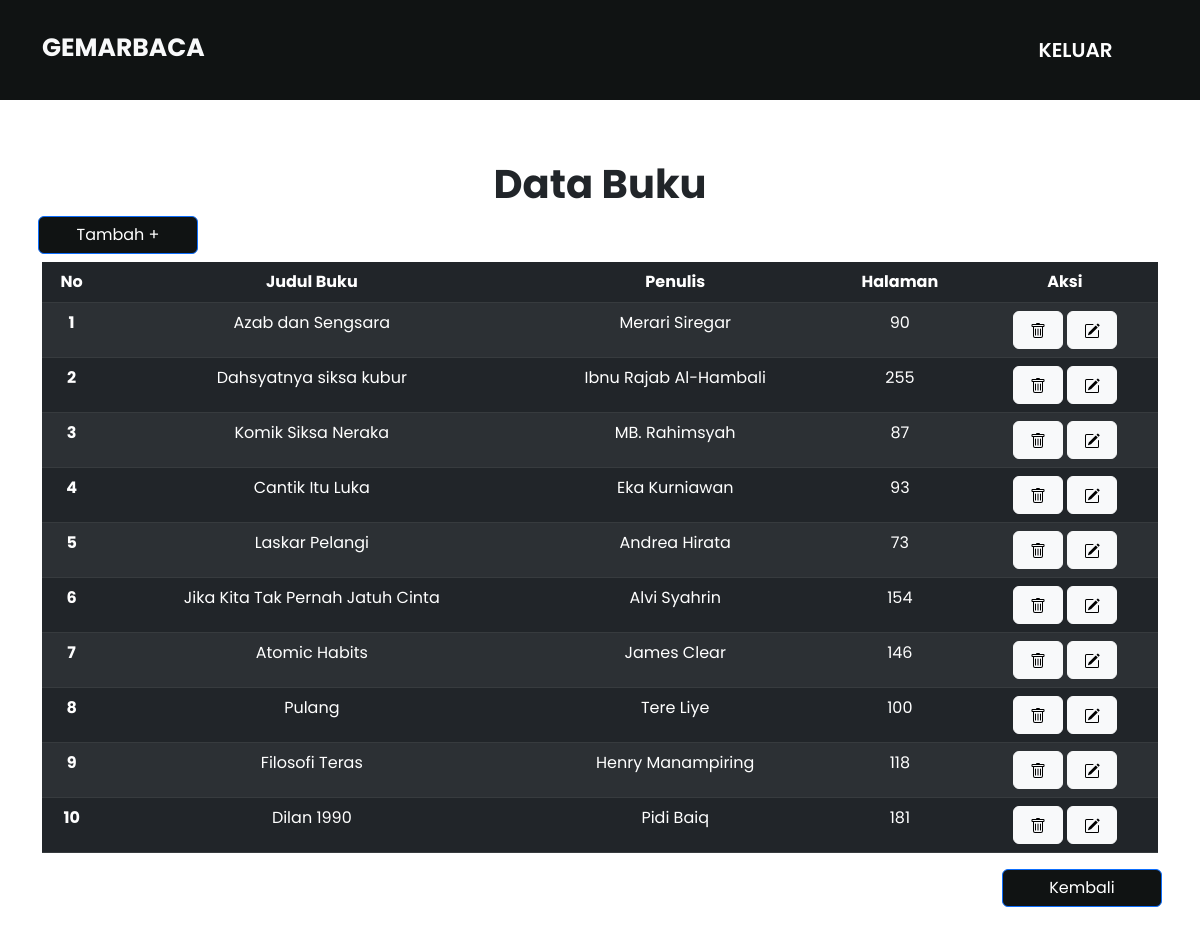
The page /admin/data-buku.php (signed in) on the database its author committed.
### tables this page shows
CREATE TABLE `buku` (
  `id` int(11) NOT NULL,
  `judul` varchar(35) NOT NULL,
  `penulis` varchar(35) NOT NULL,
  `halaman` int(11) NOT NULL
);

### admin/data-buku.php (the view, shortened to what this page needs)
<?php
  require "../config/koneksi.php";
$buku = mysqli_query($conn,"SELECT * FROM buku");
  $x = 1 ;
?>
<!doctype html>
<html lang="en">
<head>
    <link rel="stylesheet" href="https://cdn.jsdelivr.net/npm/bootstrap@5.2.0/dist/css/bootstrap.min.css"
>
    <link rel="stylesheet" href="../css/style.css">
    <link rel="stylesheet" href="../css/navbar.css">
</head>
<body>
    <nav class="navbar navbar-expand-lg navbar-light nav-color fixed-top">
        <div class="container">
            <p class="navbar-brand text-light ">GEMARBACA</p>
            <div class="collapse navbar-collapse" id="navbarNav">
                <div class="ms-auto">
                    <?php
            if (!isset($_SESSION['log_admin'])) {
            ?>
                    <a href="daftar.php"><button class="button-secondary me-0">DAFTAR</button></a>
                    <a href="login.php"><button class="button-primary">MASUK</button></a>
                    <?php } else { ?>
                    <a href="../proses/logout.php"><button class="button-third">KELUAR</button></a>
                    <?php } ?>
                </div>
            </div>
        </div>
    </nav>
    <div class="container" id="akun">
        <div class="row">
            <h1 class="fw-bold text-center">Data Buku</h1>
            <a href="tambah-buku.php" class="btn btn-primary ms-2">Tambah +</a>
            <div class="col-12">
                <table class="table table table-dark table-striped text-center">
                    <thead>
                        <tr>
                            <th scope="col">No</th>
                            <th scope="col">Judul Buku</th>
                            <th scope="col">Penulis</th>
                            <th scope="col">Halaman</th>
                            <th scope="col">Aksi</th>
                        </tr>
                    </thead>
                    <tbody>
                    <?php
              while($result = mysqli_fetch_assoc($buku))
              {
          ?>
                        <tr>
                        <th scope="row"><?= $x++;?></th>
                        <td><?= $result['judul']?></td>
                        <td><?= $result['penulis']?></td>
                        <td><?= $result['halaman']?></td>
                            <td>
                                <button type="button" class="btn btn-light px-3" name="hapus"> <a
                                        href="../proses/proses-hapus-buku.php?id=<?=$result["id"] ?>" style="color: #fff ;
                                        text-decoration: none;"></a> </button>
                                        <button type="button" class="btn btn-light px-3" name="edit"><a href="edit-buku.php?id=<?=$result["id"]?>" style="color: #fff ; text-decoration: none;"> </a> </button>
                            </td>
                        </tr>
                        <?php
              }
          ?>
                    </tbody>
                </table>
            </div>
            <a href="admin.php" class="btn mb-2 btn-primary ms-auto me-2">Kembali</a>
        </div>
    </div>
</body>
</html>

### css/style.css (style rules this page uses)
:root { --pr-color : #101313; }
* { margin: 0; padding: 0; }
body { font-family: 'Poppins', sans-serif; background-color:white; margin: 0px; padding: 0px; }
#akun { height: 100vh; width: 100%; margin-top: 160px; }
#akun .btn-primary { background-color: var(--pr-color); color: #fff; width: 160px; }

### css/navbar.css (style rules this page uses)
:root { --pr-color : #101313; }
body { font-family: 'Poppins', sans-serif; background-color:white; margin: 0px; padding: 0px; }
.navbar-brand { font-weight: 700; font-size: 25px; margin-top: 8pt; }
.nav-color { background-color: var(--pr-color); }
.navbar { height: 100px; }
.navbar a { font-size: 18px; }
.button-third { width: 165px; height: 55px; background-color: #101313; color: #fff; border: none; font-size: 20px; font-weight: 600; }

### rows shown on the page
buku: judul "Azab dan Sengsara", penulis "Merari Siregar", halaman "90"
buku: judul "Dahsyatnya siksa kubur", penulis "Ibnu Rajab Al-Hambali", halaman "255"
buku: judul "Komik Siksa Neraka", penulis "MB. Rahimsyah", halaman "87"
buku: judul "Cantik Itu Luka", penulis "Eka Kurniawan", halaman "93"
buku: judul "Laskar Pelangi", penulis "Andrea Hirata", halaman "73"
buku: judul "Jika Kita Tak Pernah Jatuh Cinta", penulis "Alvi Syahrin", halaman "154"
buku: judul "Atomic Habits", penulis "James Clear", halaman "146"
buku: judul "Pulang", penulis "Tere Liye", halaman "100"
buku: judul "Filosofi Teras", penulis "Henry Manampiring", halaman "118"
buku: judul "Dilan 1990", penulis "Pidi Baiq", halaman "181"
